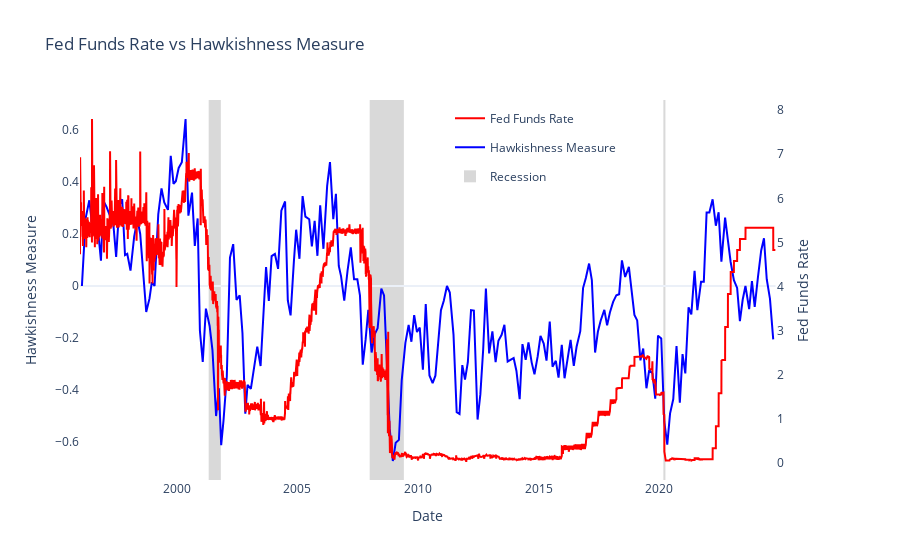

Notebook code cell kept with this figure:
### Code cell
fig = make_subplots(specs=[[{"secondary_y": True}]])

fig.add_trace(
    go.Scatter(
        x=fed_df_filtered.index,
        y=fed_df_filtered['fed_rate'],
        name='Fed Funds Rate',
        mode='lines',
        line=dict(color='red')
    ),
    secondary_y=True,
)

fig.add_trace(
    go.Scatter(
        x=merged_df['MEETING_DATE'],
        y=merged_df['hawkishness'],
        name='Hawkishness Measure',
        mode='lines',
        line=dict(color='blue')
    ),
    secondary_y=False,
)


# Add Recession Shading
# Identify recession periods
recession_periods = merged_df[merged_df['is_recession'] == 1]

# Identify the start and end dates of each recession
recession_starts = merged_df[(merged_df['is_recession'] == 1) &
                                     (merged_df['is_recession'].shift(1) == 0)]['date']
recession_ends = merged_df[(merged_df['is_recession'] == 1) &
                                   (merged_df['is_recession'].shift(-1) == 0)]['date']

# Add shaded rectangles for recession periods
first = True
for start, end in zip(recession_starts, recession_ends):
    fig.add_vrect(
        x0=start,
        x1=end,
        fillcolor="gray",
        opacity=0.3,
        layer="below",
        line_width=0,
        legendgroup = 'Recession',
        name = 'Recession',
        showlegend = first
    )
    first = False


# for start, end in zip(recession_starts, recession_ends):
#     plt.axvspan(start, end, color='gray', alpha=0.3, label='Recession' if start == recession_starts.iloc[0] else "")




# Update layout
fig.update_layout(
    title=f'Fed Funds Rate vs Hawkishness Measure',
    xaxis_title='Date',
    yaxis_title='Hawkishness Measure',
    yaxis2_title = 'Fed Funds Rate' ,
    # legend_title='Indicators',
    template='plotly_white',
    hovermode='x unified',
    xaxis=dict(showgrid=False),
    yaxis=dict(showgrid=False,zeroline = True),
    yaxis2=dict(showgrid=False,zeroline = False),
    legend=dict(
        yanchor="top",
        y=0.99,
        xanchor="left",
        x=0.5
)
    )

### Figure 1 — Plotly figure (JSON) as saved in the notebook; plotly's stock layout.template omitted (floating-point values rounded to 4 significant figures; data arrays with more than 128 entries replaced by an {"elided": "..."} marker saying what was removed)
{"data": [{"line": {"color": "red"}, "mode": "lines", "name": "Fed Funds Rate", "type": "scatter", "x": {"elided": "10525 str values"}, "xaxis": "x", "y": {"elided": "10525 float values"}, "yaxis": "y2"}, {"line": {"color": "blue"}, "mode": "lines", "name": "Hawkishness Measure", "type": "scatter", "x": {"elided": "230 str values"}, "xaxis": "x", "y": {"elided": "230 float values"}, "yaxis": "y"}], "layout": {"hovermode": "x unified", "legend": {"x": 0.5, "xanchor": "left", "y": 0.99, "yanchor": "top"}, "shapes": [{"fillcolor": "gray", "layer": "below", "legendgroup": "Recession", "line": {"width": 0}, "name": "Recession", "opacity": 0.3, "showlegend": true, "type": "rect", "x0": "2001-05-01T00:00:00", "x1": "2001-11-01T00:00:00", "xref": "x", "y0": 0, "y1": 1, "yref": "y domain"}, {"fillcolor": "gray", "layer": "below", "legendgroup": "Recession", "line": {"width": 0}, "name": "Recession", "opacity": 0.3, "showlegend": false, "type": "rect", "x0": "2008-01-01T00:00:00", "x1": "2009-06-01T00:00:00", "xref": "x", "y0": 0, "y1": 1, "yref": "y domain"}, {"fillcolor": "gray", "layer": "below", "legendgroup": "Recession", "line": {"width": 0}, "name": "Recession", "opacity": 0.3, "showlegend": false, "type": "rect", "x0": "2020-03-01T00:00:00", "x1": "2020-04-01T00:00:00", "xref": "x", "y0": 0, "y1": 1, "yref": "y domain"}], "title": {"text": "Fed Funds Rate vs Hawkishness Measure"}, "xaxis": {"anchor": "y", "domain": [0, 0.94], "showgrid": false, "title": {"text": "Date"}}, "yaxis": {"anchor": "x", "domain": [0, 1], "showgrid": false, "title": {"text": "Hawkishness Measure"}, "zeroline": true}, "yaxis2": {"anchor": "x", "overlaying": "y", "showgrid": false, "side": "right", "title": {"text": "Fed Funds Rate"}, "zeroline": false}}}
